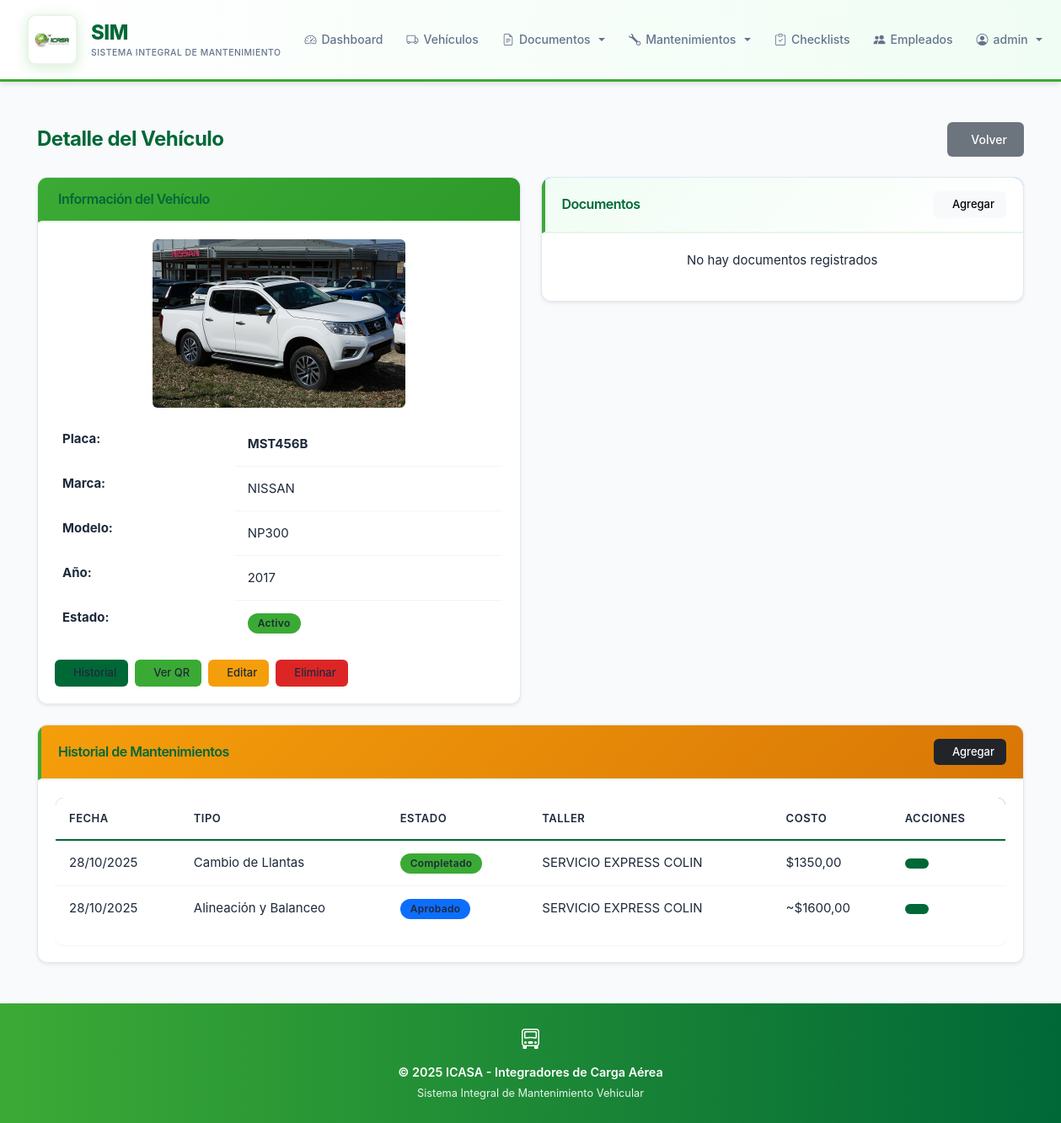
Before: /vehicles/2/ (signed in) with the older database file.
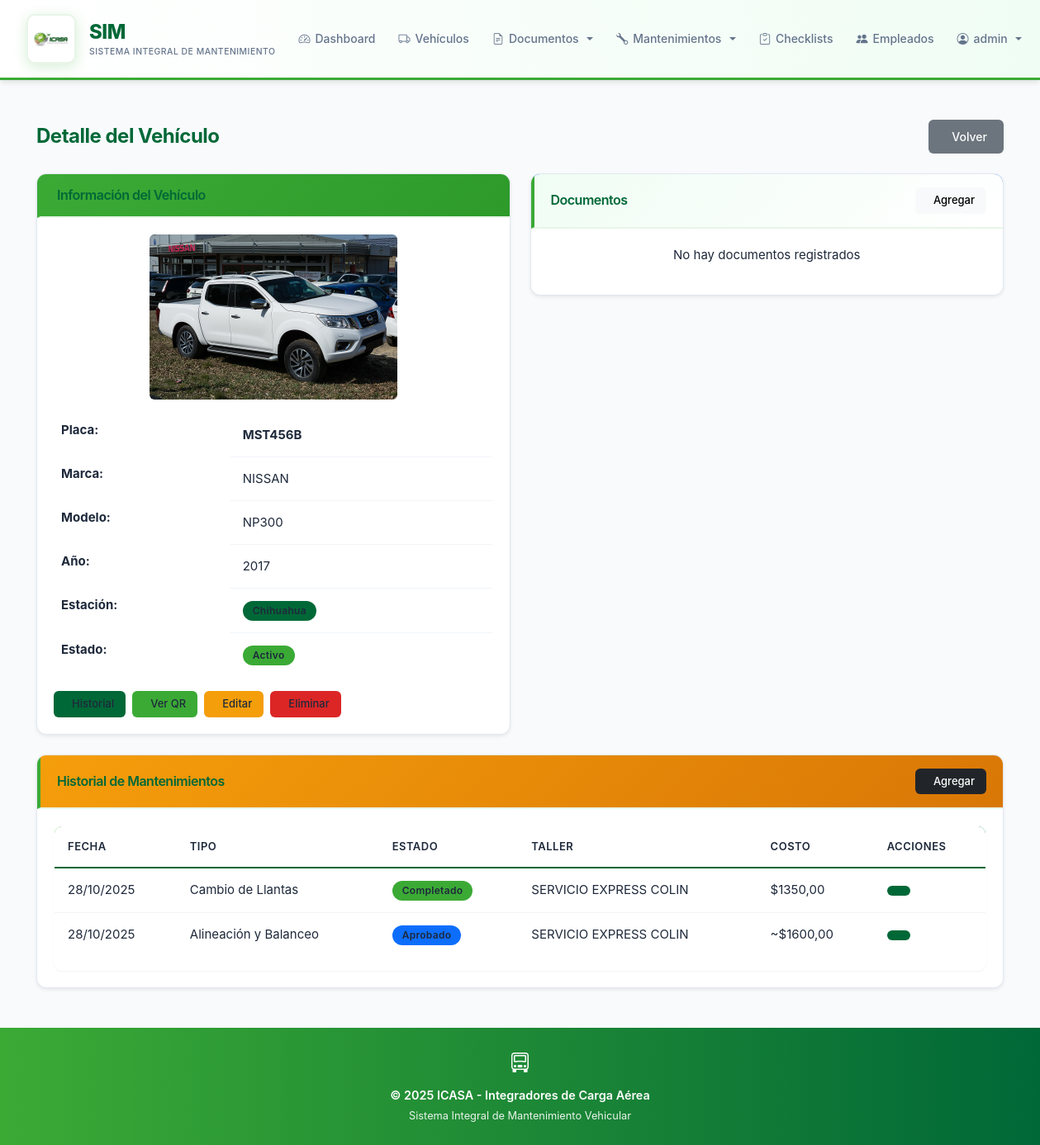
After: the same page with the newer database file.
### vehicles/models.py (models this page shows, shortened)
class Vehicle(models.Model):
    STATUS_CHOICES = [
        ('Active', 'Active'),
        ('Maintenance', 'Maintenance'),
        ('Out of service', 'Out of service')
    ]
    STATION_CHOICES = [
        ('Aguascalientes', 'Aguascalientes'),
        ('Baja California', 'Baja California'),
        ('Baja California Sur', 'Baja California Sur'),
        ('Campeche', 'Campeche'),
        ('Chiapas', 'Chiapas'),
        ('Chihuahua', 'Chihuahua'),
        ('Ciudad de México', 'Ciudad de México'),
        ('Coahuila', 'Coahuila'),
        ('Colima', 'Colima'),
        ('Durango', 'Durango'),
        ('Estado de México', 'Estado de México'),
        ('Guanajuato', 'Guanajuato'),
        ('Guerrero', 'Guerrero'),
        ('Hidalgo', 'Hidalgo'),
        ('Jalisco', 'Jalisco'),
        ('Michoacán', 'Michoacán'),
        ('Morelos', 'Morelos'),
        ('Nayarit', 'Nayarit'),
        ('Nuevo León', 'Nuevo León'),
        ('Oaxaca', 'Oaxaca'),
        ('Puebla', 'Puebla'),
        ('Querétaro', 'Querétaro'),
        ('Quintana Roo', 'Quintana Roo'),
        ('San Luis Potosí', 'San Luis Potosí'),
        ('Sinaloa', 'Sinaloa'),
        ('Sonora', 'Sonora'),
        ('Tabasco', 'Tabasco'),
        ('Tamaulipas', 'Tamaulipas'),
        ('Tlaxcala', 'Tlaxcala'),
        ('Veracruz', 'Veracruz'),
        ('Yucatán', 'Yucatán'),
        ('Zacatecas', 'Zacatecas'),
    ]
    plate = models.CharField(max_length=10, unique=True, verbose_name='Placa')
    brand = models.CharField(max_length=50, verbose_name='Marca')
    model = models.CharField(max_length=50, verbose_name='Modelo')
    year = models.IntegerField(
        validators=[MinValueValidator(1900), MaxValueValidator(datetime.now().year + 1)],
        verbose_name='Año'
    )
    status = models.CharField(max_length=20, choices=STATUS_CHOICES, default='Active', verbose_name='Estado')
    station = models.CharField(max_length=100, choices=STATION_CHOICES, blank=True, null=True, verbose_name='Estación')
    photo = models.ImageField(upload_to='vehicles/', null=True, blank=True, verbose_name='Foto')
    created_at = models.DateTimeField(auto_now_add=True, null=True, blank=True)
    updated_at = models.DateTimeField(auto_now=True, null=True, blank=True)
    class Meta:
        ordering = ['-created_at']
        verbose_name = 'Vehículo'
        verbose_name_plural = 'Vehículos'
        indexes = [models.Index(fields=['plate'])]

### vehicles/views.py (the view)
# urls.py: path('vehicles/<int:pk>/', VehicleDetailView.as_view(), name='vehicle_detail'),
class VehicleDetailView(LoginRequiredMixin, DetailView):
    model = Vehicle
    template_name = 'vehicles/vehicle_detail.html'
    context_object_name = 'vehicle'
    def get_context_data(self, **kwargs):
        context = super().get_context_data(**kwargs)
        context['documents'] = Document.objects.filter(vehicle=self.object).select_related('doc_type')
        context['maintenances'] = Maintenance.objects.filter(vehicle=self.object).select_related('maintenance_type', 'workshop').order_by('-created_at')[:10]
        return context

### vehicles/templates/vehicles/vehicle_detail.html (shortened to what the changed rows need)
{% extends 'vehicles/base.html' %}
{% load static %}
{% block content %}
<div class="container-fluid">
    <div class="row mb-4">
        <div class="col-12">
            <div class="d-flex justify-content-between align-items-center">
                <h2> Detalle del Vehículo</h2>
            </div>
        </div>
    </div>
    <div class="row">
        <div class="col-md-6 mb-4">
            <div class="card shadow-sm">
                <div class="card-body">
                    {% if vehicle.photo %}
                    <div class="text-center mb-3">
                        <img src="{{ vehicle.photo.url }}" alt="{{ vehicle.plate }}" class="img-fluid rounded" style="max-height: 200px;">
                    </div>
                    {% endif %}
                    <table class="table table-borderless">
                        <tr>
                            <th width="40%">Placa:</th>
                            <td><strong class="text-success">{{ vehicle.plate }}</strong></td>
                        </tr>
                        <tr>
                            <th>Marca:</th>
                            <td>{{ vehicle.brand }}</td>
                        </tr>
                        <tr>
                            <th>Modelo:</th>
                            <td>{{ vehicle.model }}</td>
                        </tr>
                        <tr>
                            <th>Año:</th>
                            <td>{{ vehicle.year }}</td>
                        </tr>
                        {% if vehicle.station %}
                        <tr>
                            <th>Estación:</th>
                            <td><span class="badge bg-info">{{ vehicle.station }}</span></td>
                        </tr>
                        {% endif %}
                        <tr>
                            <th>Estado:</th>
                        </tr>
                    </table>
                </div>
            </div>
        </div>
    </div>
    <div class="row">
        <div class="col-12">
            <div class="card shadow-sm">
                <div class="card-body">
                    {% if maintenances %}
                    <div class="table-responsive">
                        <table class="table table-hover">
                            <thead>
                                <tr>
                                    <th>Fecha</th>
                                    <th>Tipo</th>
                                    <th>Estado</th>
                                    <th>Taller</th>
                                    <th>Costo</th>
                                    <th>Acciones</th>
                                </tr>
                            </thead>
                        </table>
                    </div>
                    {% else %}
                    <p class="text-muted text-center">No hay mantenimientos registrados</p>
                    {% endif %}
                </div>
            </div>
        </div>
    </div>
</div>
{% endblock %}

Changed rows visible on the page:
changed Vehicle "MST456B": station (not shown) → "Chihuahua"
Other visible differences:
text now shown: "Estación:"
